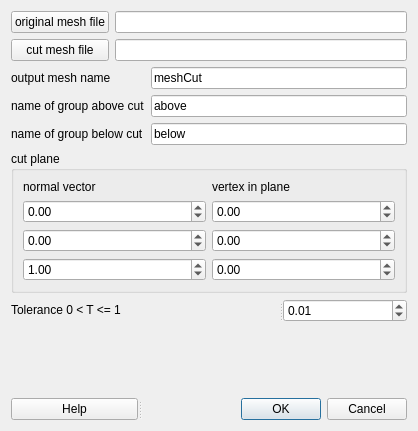
<?xml version="1.0" encoding="UTF-8"?>
<ui version="4.0">
 <class>Dialog</class>
 <widget class="QDialog" name="Dialog">
  <property name="geometry">
   <rect>
    <x>0</x>
    <y>0</y>
    <width>416</width>
    <height>431</height>
   </rect>
  </property>
  <property name="windowTitle">
   <string>cut a mesh by a plane</string>
  </property>
  <layout class="QGridLayout" name="gridLayout_5">
   <item row="0" column="0">
    <layout class="QGridLayout" name="gridLayout_4">
     <item row="0" column="0">
      <widget class="QPushButton" name="pb_origMeshFile">
       <property name="text">
        <string>original mesh file</string>
       </property>
      </widget>
     </item>
     <item row="0" column="1">
      <widget class="QLineEdit" name="le_origMeshFile"/>
     </item>
     <item row="3" column="0" colspan="2">
      <layout class="QGridLayout" name="gridLayout_3">
       <item row="0" column="0">
        <widget class="QLabel" name="label">
         <property name="text">
          <string>output mesh name</string>
         </property>
        </widget>
       </item>
       <item row="0" column="1">
        <widget class="QLineEdit" name="le_outMeshName">
         <property name="text">
          <string>meshCut</string>
         </property>
        </widget>
       </item>
       <item row="1" column="0">
        <widget class="QLabel" name="label_2">
         <property name="text">
          <string>name of group above cut</string>
         </property>
        </widget>
       </item>
       <item row="1" column="1">
        <widget class="QLineEdit" name="le_groupAbove">
         <property name="text">
          <string>above</string>
         </property>
        </widget>
       </item>
       <item row="2" column="0">
        <widget class="QLabel" name="label_3">
         <property name="text">
          <string>name of group below cut</string>
         </property>
        </widget>
       </item>
       <item row="2" column="1">
        <widget class="QLineEdit" name="le_groupBelow">
         <property name="text">
          <string>below</string>
         </property>
        </widget>
       </item>
      </layout>
     </item>
     <item row="4" column="0" colspan="2">
      <widget class="QGroupBox" name="groupBox">
       <property name="title">
        <string>cut plane</string>
       </property>
       <layout class="QGridLayout" name="gridLayout_2">
        <item row="0" column="0">
         <layout class="QGridLayout" name="gridLayout">
          <item row="0" column="0">
           <widget class="QLabel" name="label_4">
            <property name="text">
             <string>normal vector</string>
            </property>
           </widget>
          </item>
          <item row="0" column="1">
           <widget class="QLabel" name="label_5">
            <property name="text">
             <string>vertex in plane</string>
            </property>
           </widget>
          </item>
          <item row="1" column="0">
           <widget class="QDoubleSpinBox" name="dsb_normX">
            <property name="minimum">
             <double>-999999999.000000000000000</double>
            </property>
            <property name="maximum">
             <double>999999999.000000000000000</double>
            </property>
           </widget>
          </item>
          <item row="2" column="0">
           <widget class="QDoubleSpinBox" name="dsb_normY">
            <property name="minimum">
             <double>-999999999.000000000000000</double>
            </property>
            <property name="maximum">
             <double>999999999.000000000000000</double>
            </property>
           </widget>
          </item>
          <item row="2" column="1">
           <widget class="QDoubleSpinBox" name="dsb_vertY">
            <property name="minimum">
             <double>-999999999.000000000000000</double>
            </property>
            <property name="maximum">
             <double>999999999.000000000000000</double>
            </property>
           </widget>
          </item>
          <item row="3" column="0">
           <widget class="QDoubleSpinBox" name="dsb_normZ">
            <property name="minimum">
             <double>-999999999.000000000000000</double>
            </property>
            <property name="maximum">
             <double>999999999.000000000000000</double>
            </property>
            <property name="value">
             <double>1.000000000000000</double>
            </property>
           </widget>
          </item>
          <item row="3" column="1">
           <widget class="QDoubleSpinBox" name="dsb_vertZ">
            <property name="minimum">
             <double>-999999999.000000000000000</double>
            </property>
            <property name="maximum">
             <double>999999999.000000000000000</double>
            </property>
           </widget>
          </item>
          <item row="1" column="1">
           <widget class="QDoubleSpinBox" name="dsb_vertX">
            <property name="minimum">
             <double>-999999999.000000000000000</double>
            </property>
            <property name="maximum">
             <double>999999999.000000000000000</double>
            </property>
           </widget>
          </item>
         </layout>
        </item>
       </layout>
      </widget>
     </item>
     <item row="5" column="0" colspan="2">
      <widget class="QSplitter" name="splitter">
       <property name="orientation">
        <enum>Qt::Horizontal</enum>
       </property>
       <widget class="QLabel" name="label_6">
        <property name="text">
         <string>Tolerance 0 &lt; T &lt;= 1</string>
        </property>
       </widget>
       <widget class="QDoubleSpinBox" name="dsb_tolerance">
        <property name="maximum">
         <double>1.000000000000000</double>
        </property>
        <property name="singleStep">
         <double>0.010000000000000</double>
        </property>
        <property name="value">
         <double>0.010000000000000</double>
        </property>
       </widget>
      </widget>
     </item>
     <item row="6" column="0" colspan="2">
      <spacer name="verticalSpacer">
       <property name="orientation">
        <enum>Qt::Vertical</enum>
       </property>
       <property name="sizeHint" stdset="0">
        <size>
         <width>396</width>
         <height>90</height>
        </size>
       </property>
      </spacer>
     </item>
     <item row="7" column="0" colspan="2">
      <widget class="QSplitter" name="splitter_2">
       <property name="orientation">
        <enum>Qt::Horizontal</enum>
       </property>
       <widget class="QPushButton" name="pb_help">
        <property name="text">
         <string>Help</string>
        </property>
       </widget>
       <widget class="QDialogButtonBox" name="pb_okCancel">
        <property name="orientation">
         <enum>Qt::Horizontal</enum>
        </property>
        <property name="standardButtons">
         <set>QDialogButtonBox::Cancel|QDialogButtonBox::Ok</set>
        </property>
       </widget>
      </widget>
     </item>
     <item row="1" column="1">
      <widget class="QLineEdit" name="le_cutMeshFile"/>
     </item>
     <item row="1" column="0">
      <widget class="QPushButton" name="pb_cutMeshFile">
       <property name="text">
        <string>cut mesh file</string>
       </property>
      </widget>
     </item>
    </layout>
   </item>
  </layout>
 </widget>
 <resources/>
 <connections>
  <connection>
   <sender>pb_okCancel</sender>
   <signal>accepted()</signal>
   <receiver>Dialog</receiver>
   <slot>accept()</slot>
   <hints>
    <hint type="sourcelabel">
     <x>248</x>
     <y>254</y>
    </hint>
    <hint type="destinationlabel">
     <x>157</x>
     <y>274</y>
    </hint>
   </hints>
  </connection>
  <connection>
   <sender>pb_okCancel</sender>
   <signal>rejected()</signal>
   <receiver>Dialog</receiver>
   <slot>reject()</slot>
   <hints>
    <hint type="sourcelabel">
     <x>316</x>
     <y>260</y>
    </hint>
    <hint type="destinationlabel">
     <x>286</x>
     <y>274</y>
    </hint>
   </hints>
  </connection>
 </connections>
</ui>
